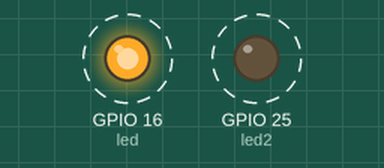
The program below on a simulated Raspberry Pi (BCM pin numbers). Parts: output pins drawn as LEDs (lit = HIGH). Dashed ring = blinking. What the program prints to the terminal is not drawn.

Above: at 0.5 s.
Timing chart, 0 to 4.6 s (numbered marks = the images above):
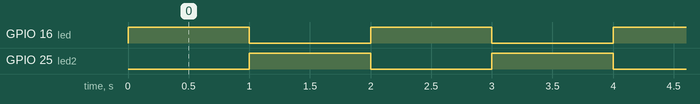

Measured:
- by itself, GPIO 16 (led), GPIO 25 (led2): alternates HIGH for 1.0 s and LOW for 1.0 s

The program:

lab1a.py
```python
from gpiozero import LED
from time import sleep

led = LED(16)
led2 = LED(25)

delay = 1

while True:
    led.on()
    led2.off()
    print('led on')
    sleep(delay)
    led.off()
    led2.on()
    print('led off')
    sleep(delay)
```
